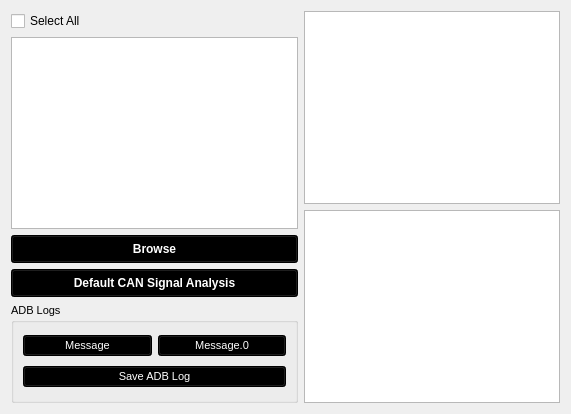
          <widget class="QWidget" name="CANSignalAnalysis">
           <attribute name="title">
            <string>CAN Signal Analysis</string>
           </attribute>
           <layout class="QFormLayout" name="formLayout">
            <item row="0" column="0">
             <layout class="QVBoxLayout" name="verticalLayout_20">
              <item>
               <widget class="QCheckBox" name="checkBox_2">
                <property name="text">
                 <string>Select All</string>
                </property>
               </widget>
              </item>
              <item>
               <widget class="QListView" name="listView"/>
              </item>
              <item>
               <widget class="QPushButton" name="KeywordBrowse_2">
                <property name="minimumSize">
                 <size>
                  <width>287</width>
                  <height>28</height>
                 </size>
                </property>
                <property name="maximumSize">
                 <size>
                  <width>287</width>
                  <height>16777215</height>
                 </size>
                </property>
                <property name="font">
                 <font>
                  <pointsize>9</pointsize>
                  <weight>75</weight>
                  <bold>true</bold>
                 </font>
                </property>
                <property name="styleSheet">
                 <string notr="true">QPushButton{

background-color:black;
color:white;

}</string>
                </property>
                <property name="text">
                 <string>Browse</string>
                </property>
               </widget>
              </item>
              <item>
               <widget class="QPushButton" name="KeywordBrowse_3">
                <property name="minimumSize">
                 <size>
                  <width>287</width>
                  <height>28</height>
                 </size>
                </property>
                <property name="maximumSize">
                 <size>
                  <width>287</width>
                  <height>16777215</height>
                 </size>
                </property>
                <property name="font">
                 <font>
                  <pointsize>9</pointsize>
                  <weight>75</weight>
                  <bold>true</bold>
                 </font>
                </property>
                <property name="styleSheet">
                 <string notr="true">QPushButton{

background-color:black;
color:white;

}</string>
                </property>
                <property name="text">
                 <string>Default CAN Signal Analysis</string>
                </property>
               </widget>
              </item>
              <item>
               <widget class="QGroupBox" name="groupBox_6">
                <property name="minimumSize">
                 <size>
                  <width>287</width>
                  <height>100</height>
                 </size>
                </property>
                <property name="maximumSize">
                 <size>
                  <width>287</width>
                  <height>16777215</height>
                 </size>
                </property>
                <property name="font">
                 <font>
                  <pointsize>8</pointsize>
                 </font>
                </property>
                <property name="title">
                 <string>ADB Logs</string>
                </property>
                <layout class="QVBoxLayout" name="verticalLayout_19">
                 <item>
                  <layout class="QHBoxLayout" name="horizontalLayout_29">
                   <item>
                    <widget class="QPushButton" name="Message_2">
                     <property name="styleSheet">
                      <string notr="true">QPushButton{

background-color:black;
color:white;

}</string>
                     </property>
                     <property name="text">
                      <string>Message</string>
                     </property>
                    </widget>
                   </item>
                   <item>
                    <widget class="QPushButton" name="Message0_2">
                     <property name="styleSheet">
                      <string notr="true">QPushButton{

background-color:black;
color:white;

}</string>
                     </property>
                     <property name="text">
                      <string>Message.0</string>
                     </property>
                    </widget>
                   </item>
                  </layout>
                 </item>
                 <item>
                  <widget class="QPushButton" name="SaveADBLog_2">
                   <property name="styleSheet">
                    <string notr="true">QPushButton{

background-color:black;
color:white;

}</string>
                   </property>
                   <property name="text">
                    <string>Save ADB Log</string>
                   </property>
                  </widget>
                 </item>
                </layout>
               </widget>
              </item>
             </layout>
            </item>
            <item row="0" column="1">
             <layout class="QVBoxLayout" name="verticalLayout_21">
              <item>
               <widget class="QTextEdit" name="textEdit_3"/>
              </item>
              <item>
               <widget class="QTableWidget" name="tableWidget_2"/>
              </item>
             </layout>
            </item>
           </layout>
          </widget>
